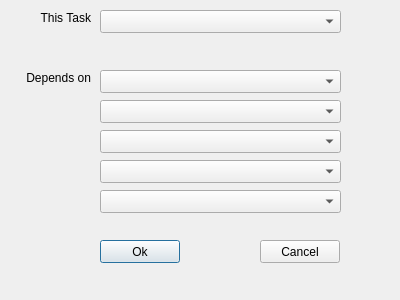
<?xml version="1.0" encoding="UTF-8"?>
<ui version="4.0">
 <class>Relations</class>
 <widget class="QDialog" name="Relations">
  <property name="geometry">
   <rect>
    <x>0</x>
    <y>0</y>
    <width>400</width>
    <height>300</height>
   </rect>
  </property>
  <widget class="QLabel" name="label">
   <property name="geometry">
    <rect>
     <x>10</x>
     <y>10</y>
     <width>81</width>
     <height>16</height>
    </rect>
   </property>
   <property name="text">
    <string>This Task</string>
   </property>
   <property name="alignment">
    <set>Qt::AlignRight|Qt::AlignTrailing|Qt::AlignVCenter</set>
   </property>
  </widget>
  <widget class="QLabel" name="label_2">
   <property name="geometry">
    <rect>
     <x>10</x>
     <y>70</y>
     <width>81</width>
     <height>16</height>
    </rect>
   </property>
   <property name="text">
    <string>Depends on</string>
   </property>
   <property name="alignment">
    <set>Qt::AlignRight|Qt::AlignTrailing|Qt::AlignVCenter</set>
   </property>
  </widget>
  <widget class="QComboBox" name="comboBox">
   <property name="geometry">
    <rect>
     <x>100</x>
     <y>10</y>
     <width>241</width>
     <height>23</height>
    </rect>
   </property>
  </widget>
  <widget class="QPushButton" name="pushButton_2">
   <property name="geometry">
    <rect>
     <x>100</x>
     <y>240</y>
     <width>80</width>
     <height>23</height>
    </rect>
   </property>
   <property name="text">
    <string>Ok</string>
   </property>
  </widget>
  <widget class="QPushButton" name="pushButton_3">
   <property name="geometry">
    <rect>
     <x>260</x>
     <y>240</y>
     <width>80</width>
     <height>23</height>
    </rect>
   </property>
   <property name="text">
    <string>Cancel</string>
   </property>
  </widget>
  <widget class="QComboBox" name="comboBox_2">
   <property name="geometry">
    <rect>
     <x>100</x>
     <y>130</y>
     <width>241</width>
     <height>23</height>
    </rect>
   </property>
  </widget>
  <widget class="QComboBox" name="comboBox_3">
   <property name="geometry">
    <rect>
     <x>100</x>
     <y>70</y>
     <width>241</width>
     <height>23</height>
    </rect>
   </property>
  </widget>
  <widget class="QComboBox" name="comboBox_4">
   <property name="geometry">
    <rect>
     <x>100</x>
     <y>100</y>
     <width>241</width>
     <height>23</height>
    </rect>
   </property>
  </widget>
  <widget class="QComboBox" name="comboBox_5">
   <property name="geometry">
    <rect>
     <x>100</x>
     <y>160</y>
     <width>241</width>
     <height>23</height>
    </rect>
   </property>
  </widget>
  <widget class="QComboBox" name="comboBox_6">
   <property name="geometry">
    <rect>
     <x>100</x>
     <y>190</y>
     <width>241</width>
     <height>23</height>
    </rect>
   </property>
  </widget>
 </widget>
 <resources/>
 <connections/>
</ui>
